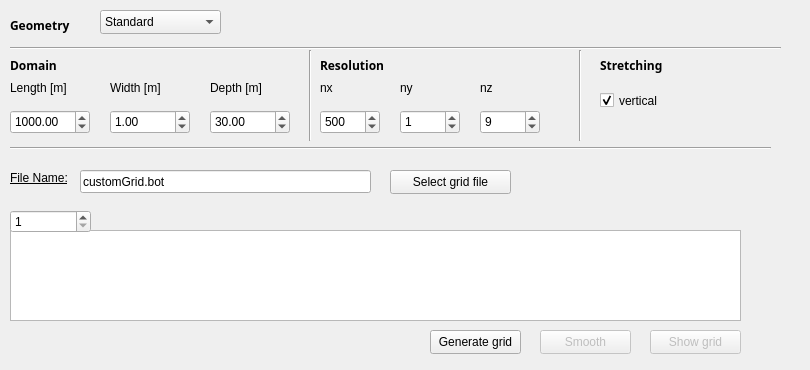
      <widget class="QWidget" name="tab">
       <attribute name="title">
        <string>Geometry</string>
       </attribute>
       <widget class="QLabel" name="label_88">
        <property name="geometry">
         <rect>
          <x>10</x>
          <y>10</y>
          <width>201</width>
          <height>31</height>
         </rect>
        </property>
        <property name="font">
         <font>
          <family>Vemana2000</family>
          <pointsize>9</pointsize>
          <weight>75</weight>
          <bold>true</bold>
          <underline>false</underline>
         </font>
        </property>
        <property name="text">
         <string>Geometry</string>
        </property>
       </widget>
       <widget class="QComboBox" name="geometryType">
        <property name="geometry">
         <rect>
          <x>100</x>
          <y>10</y>
          <width>121</width>
          <height>24</height>
         </rect>
        </property>
        <item>
         <property name="text">
          <string>Standard</string>
         </property>
        </item>
        <item>
         <property name="text">
          <string>Custom (2D)</string>
         </property>
        </item>
       </widget>
       <widget class="QWidget" name="simpleDomainWidget" native="true">
        <property name="geometry">
         <rect>
          <x>10</x>
          <y>40</y>
          <width>791</width>
          <height>131</height>
         </rect>
        </property>
        <widget class="QSpinBox" name="ny">
         <property name="geometry">
          <rect>
           <x>390</x>
           <y>70</y>
           <width>60</width>
           <height>24</height>
          </rect>
         </property>
         <property name="maximum">
          <number>10000</number>
         </property>
         <property name="value">
          <number>1</number>
         </property>
        </widget>
        <widget class="QLabel" name="label_4">
         <property name="geometry">
          <rect>
           <x>0</x>
           <y>10</y>
           <width>81</width>
           <height>31</height>
          </rect>
         </property>
         <property name="font">
          <font>
           <family>Vemana2000</family>
           <pointsize>9</pointsize>
           <weight>75</weight>
           <bold>true</bold>
           <underline>false</underline>
          </font>
         </property>
         <property name="text">
          <string>Domain</string>
         </property>
        </widget>
        <widget class="QLabel" name="label_10">
         <property name="geometry">
          <rect>
           <x>310</x>
           <y>10</y>
           <width>111</width>
           <height>31</height>
          </rect>
         </property>
         <property name="font">
          <font>
           <family>Vemana2000</family>
           <pointsize>9</pointsize>
           <weight>75</weight>
           <bold>true</bold>
           <underline>false</underline>
          </font>
         </property>
         <property name="text">
          <string>Resolution</string>
         </property>
        </widget>
        <widget class="QSpinBox" name="nz">
         <property name="geometry">
          <rect>
           <x>470</x>
           <y>70</y>
           <width>60</width>
           <height>24</height>
          </rect>
         </property>
         <property name="maximum">
          <number>10000</number>
         </property>
         <property name="value">
          <number>9</number>
         </property>
        </widget>
        <widget class="QLabel" name="label_8">
         <property name="geometry">
          <rect>
           <x>470</x>
           <y>40</y>
           <width>57</width>
           <height>15</height>
          </rect>
         </property>
         <property name="text">
          <string>nz</string>
         </property>
        </widget>
        <widget class="QLabel" name="label_6">
         <property name="geometry">
          <rect>
           <x>310</x>
           <y>40</y>
           <width>57</width>
           <height>15</height>
          </rect>
         </property>
         <property name="text">
          <string>nx</string>
         </property>
        </widget>
        <widget class="QLabel" name="label_3">
         <property name="geometry">
          <rect>
           <x>100</x>
           <y>40</y>
           <width>75</width>
           <height>16</height>
          </rect>
         </property>
         <property name="minimumSize">
          <size>
           <width>75</width>
           <height>0</height>
          </size>
         </property>
         <property name="text">
          <string>Width [m]</string>
         </property>
        </widget>
        <widget class="QDoubleSpinBox" name="length">
         <property name="geometry">
          <rect>
           <x>0</x>
           <y>70</y>
           <width>80</width>
           <height>24</height>
          </rect>
         </property>
         <property name="maximum">
          <double>10000.000000000000000</double>
         </property>
         <property name="singleStep">
          <double>0.100000000000000</double>
         </property>
         <property name="value">
          <double>1000.000000000000000</double>
         </property>
        </widget>
        <widget class="Line" name="line_4">
         <property name="geometry">
          <rect>
           <x>560</x>
           <y>10</y>
           <width>20</width>
           <height>91</height>
          </rect>
         </property>
         <property name="orientation">
          <enum>Qt::Vertical</enum>
         </property>
        </widget>
        <widget class="QCheckBox" name="sz">
         <property name="geometry">
          <rect>
           <x>590</x>
           <y>50</y>
           <width>91</width>
           <height>21</height>
          </rect>
         </property>
         <property name="text">
          <string>vertical</string>
         </property>
         <property name="checked">
          <bool>true</bool>
         </property>
        </widget>
        <widget class="QDoubleSpinBox" name="depth">
         <property name="geometry">
          <rect>
           <x>200</x>
           <y>70</y>
           <width>80</width>
           <height>24</height>
          </rect>
         </property>
         <property name="maximum">
          <double>10000.000000000000000</double>
         </property>
         <property name="singleStep">
          <double>0.100000000000000</double>
         </property>
         <property name="value">
          <double>30.000000000000000</double>
         </property>
        </widget>
        <widget class="QLabel" name="label_5">
         <property name="geometry">
          <rect>
           <x>200</x>
           <y>40</y>
           <width>75</width>
           <height>16</height>
          </rect>
         </property>
         <property name="minimumSize">
          <size>
           <width>75</width>
           <height>0</height>
          </size>
         </property>
         <property name="text">
          <string>Depth [m]</string>
         </property>
        </widget>
        <widget class="QDoubleSpinBox" name="width">
         <property name="geometry">
          <rect>
           <x>100</x>
           <y>70</y>
           <width>80</width>
           <height>24</height>
          </rect>
         </property>
         <property name="maximum">
          <double>10000.000000000000000</double>
         </property>
         <property name="singleStep">
          <double>0.100000000000000</double>
         </property>
         <property name="value">
          <double>1.000000000000000</double>
         </property>
        </widget>
        <widget class="QSpinBox" name="nx">
         <property name="geometry">
          <rect>
           <x>310</x>
           <y>70</y>
           <width>60</width>
           <height>24</height>
          </rect>
         </property>
         <property name="maximum">
          <number>10000</number>
         </property>
         <property name="value">
          <number>500</number>
         </property>
        </widget>
        <widget class="QLabel" name="label_9">
         <property name="geometry">
          <rect>
           <x>590</x>
           <y>10</y>
           <width>111</width>
           <height>31</height>
          </rect>
         </property>
         <property name="font">
          <font>
           <family>Vemana2000</family>
           <pointsize>9</pointsize>
           <weight>75</weight>
           <bold>true</bold>
           <underline>false</underline>
          </font>
         </property>
         <property name="text">
          <string>Stretching</string>
         </property>
        </widget>
        <widget class="QLabel" name="label_2">
         <property name="geometry">
          <rect>
           <x>0</x>
           <y>40</y>
           <width>81</width>
           <height>16</height>
          </rect>
         </property>
         <property name="minimumSize">
          <size>
           <width>75</width>
           <height>0</height>
          </size>
         </property>
         <property name="whatsThis">
          <string extracomment="Domain length in the direction of wave propagation"/>
         </property>
         <property name="text">
          <string>Length [m]</string>
         </property>
        </widget>
        <widget class="Line" name="line_3">
         <property name="geometry">
          <rect>
           <x>-20</x>
           <y>100</y>
           <width>781</width>
           <height>16</height>
          </rect>
         </property>
         <property name="orientation">
          <enum>Qt::Horizontal</enum>
         </property>
        </widget>
        <widget class="QLabel" name="label_7">
         <property name="geometry">
          <rect>
           <x>390</x>
           <y>40</y>
           <width>57</width>
           <height>15</height>
          </rect>
         </property>
         <property name="text">
          <string>ny</string>
         </property>
        </widget>
        <widget class="Line" name="line_2">
         <property name="geometry">
          <rect>
           <x>290</x>
           <y>10</y>
           <width>20</width>
           <height>91</height>
          </rect>
         </property>
         <property name="orientation">
          <enum>Qt::Vertical</enum>
         </property>
        </widget>
        <widget class="Line" name="line">
         <property name="geometry">
          <rect>
           <x>-10</x>
           <y>0</y>
           <width>781</width>
           <height>16</height>
          </rect>
         </property>
         <property name="orientation">
          <enum>Qt::Horizontal</enum>
         </property>
        </widget>
        <zorder>line_2</zorder>
        <zorder>ny</zorder>
        <zorder>label_10</zorder>
        <zorder>nz</zorder>
        <zorder>label_8</zorder>
        <zorder>label_6</zorder>
        <zorder>label_3</zorder>
        <zorder>length</zorder>
        <zorder>line_4</zorder>
        <zorder>sz</zorder>
        <zorder>depth</zorder>
        <zorder>label_5</zorder>
        <zorder>width</zorder>
        <zorder>nx</zorder>
        <zorder>label_9</zorder>
        <zorder>label_2</zorder>
        <zorder>label_7</zorder>
        <zorder>line</zorder>
        <zorder>line_3</zorder>
        <zorder>label_4</zorder>
       </widget>
       <widget class="QWidget" name="customGridWidget" native="true">
        <property name="geometry">
         <rect>
          <x>10</x>
          <y>140</y>
          <width>751</width>
          <height>221</height>
         </rect>
        </property>
        <widget class="QPushButton" name="smooth">
         <property name="enabled">
          <bool>false</bool>
         </property>
         <property name="geometry">
          <rect>
           <x>530</x>
           <y>190</y>
           <width>91</width>
           <height>24</height>
          </rect>
         </property>
         <property name="text">
          <string>Smooth</string>
         </property>
        </widget>
        <widget class="QTableWidget" name="geometry_table">
         <property name="geometry">
          <rect>
           <x>0</x>
           <y>90</y>
           <width>731</width>
           <height>91</height>
          </rect>
         </property>
        </widget>
        <widget class="QPushButton" name="generateGrid">
         <property name="geometry">
          <rect>
           <x>420</x>
           <y>190</y>
           <width>91</width>
           <height>24</height>
          </rect>
         </property>
         <property name="text">
          <string>Generate grid</string>
         </property>
        </widget>
        <widget class="QPushButton" name="showGrid">
         <property name="enabled">
          <bool>false</bool>
         </property>
         <property name="geometry">
          <rect>
           <x>640</x>
           <y>190</y>
           <width>91</width>
           <height>24</height>
          </rect>
         </property>
         <property name="text">
          <string>Show grid</string>
         </property>
        </widget>
        <widget class="QPushButton" name="selectGridFile">
         <property name="enabled">
          <bool>true</bool>
         </property>
         <property name="geometry">
          <rect>
           <x>380</x>
           <y>30</y>
           <width>121</width>
           <height>24</height>
          </rect>
         </property>
         <property name="text">
          <string>Select grid file</string>
         </property>
        </widget>
        <widget class="QSpinBox" name="nGridPoints">
         <property name="geometry">
          <rect>
           <x>0</x>
           <y>70</y>
           <width>81</width>
           <height>23</height>
          </rect>
         </property>
         <property name="minimum">
          <number>1</number>
         </property>
         <property name="maximum">
          <number>50</number>
         </property>
         <property name="value">
          <number>1</number>
         </property>
        </widget>
        <widget class="QLineEdit" name="selectedGridFile">
         <property name="enabled">
          <bool>true</bool>
         </property>
         <property name="geometry">
          <rect>
           <x>70</x>
           <y>30</y>
           <width>291</width>
           <height>23</height>
          </rect>
         </property>
         <property name="text">
          <string>customGrid.bot</string>
         </property>
        </widget>
        <widget class="QLabel" name="label_21">
         <property name="geometry">
          <rect>
           <x>0</x>
           <y>30</y>
           <width>71</width>
           <height>16</height>
          </rect>
         </property>
         <property name="font">
          <font>
           <underline>true</underline>
          </font>
         </property>
         <property name="text">
          <string>File Name:</string>
         </property>
        </widget>
       </widget>
      </widget>
